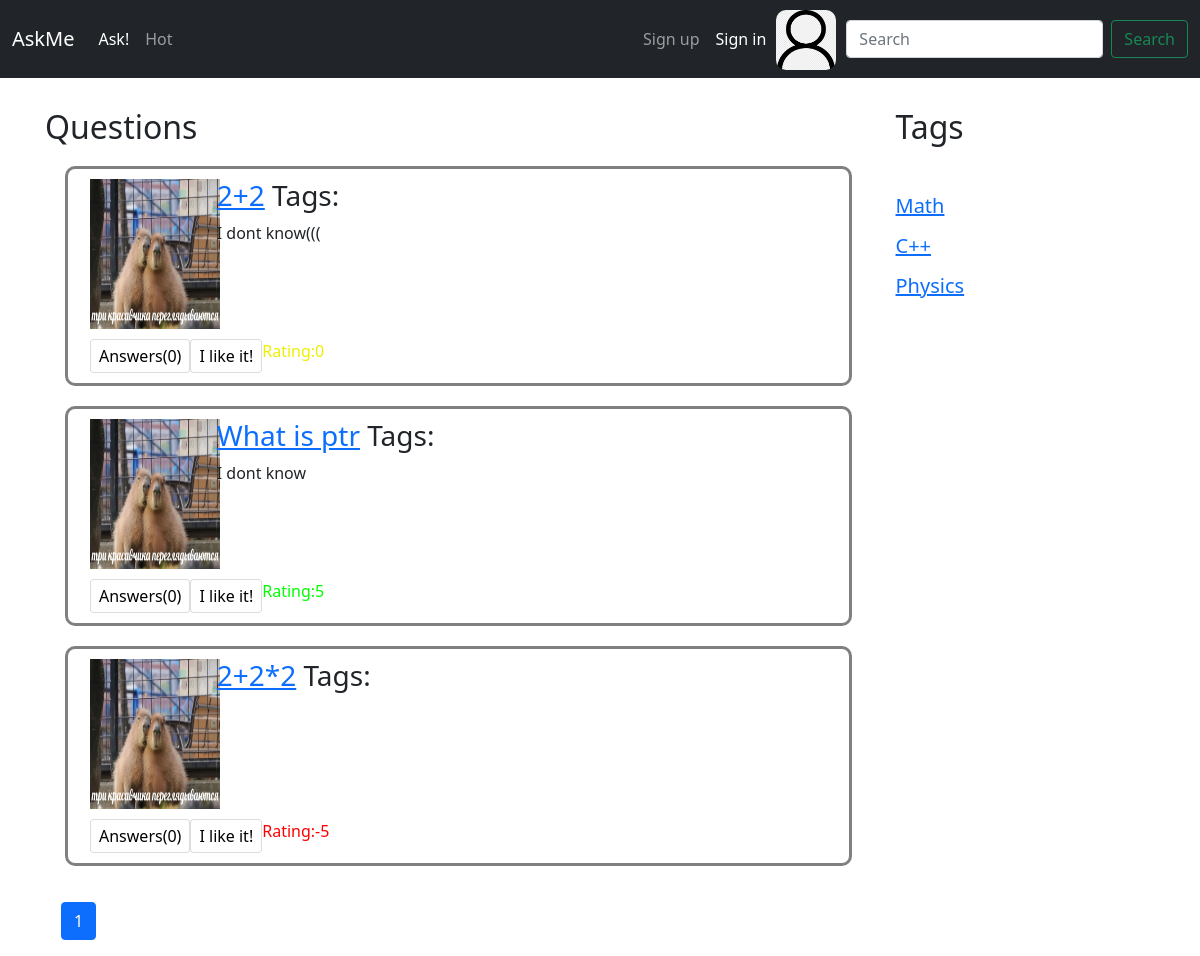
Before: / with the older database file.
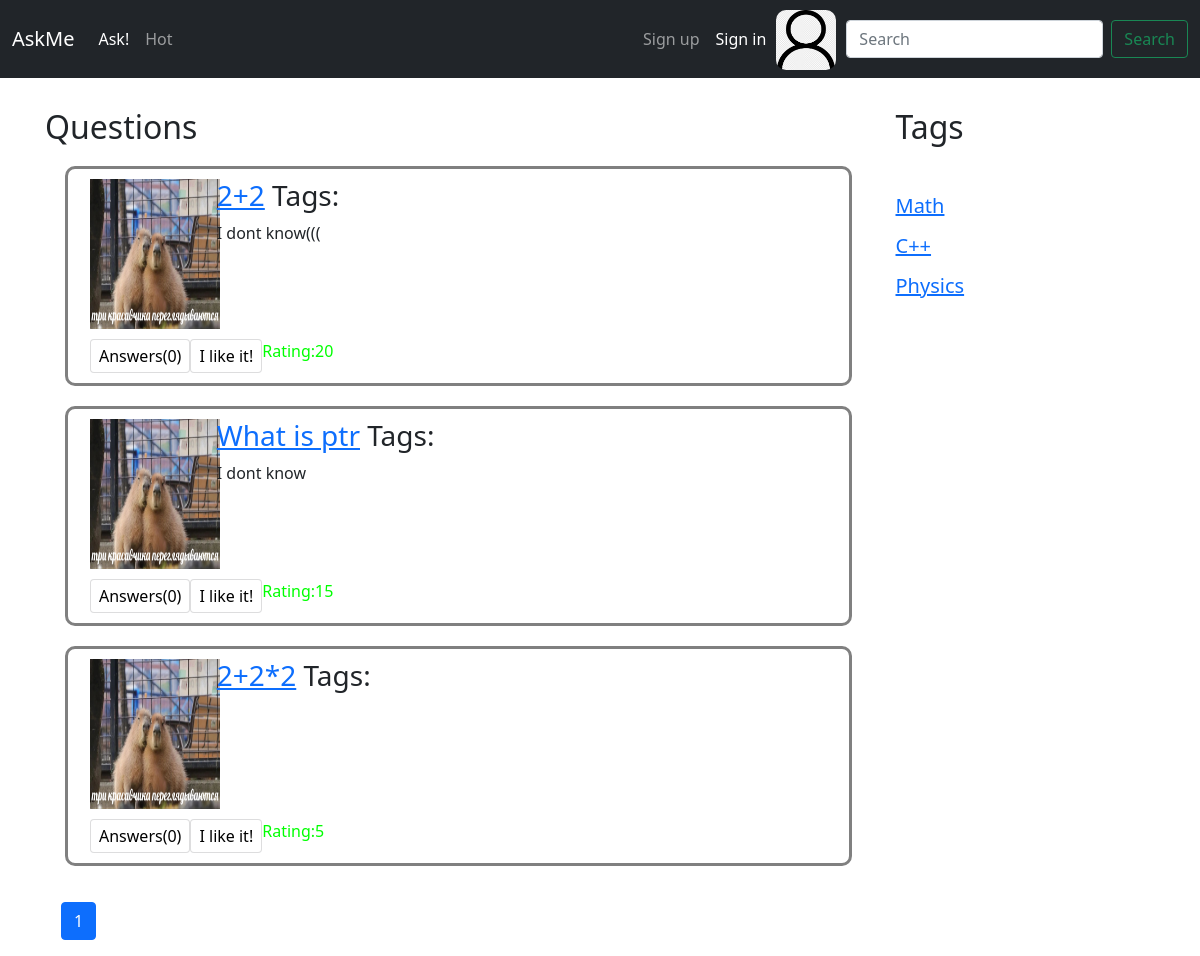
After: the same page with the newer database file.
### app/models.py (models this page shows, shortened)
class Question(models.Model):
    objects = QuestionManager()
    author = models.ForeignKey(User, on_delete=models.CASCADE, null=True)
    tags = models.ManyToManyField(Tag)
    create_date = models.DateTimeField(blank=True, auto_now=True)
    title = models.CharField(max_length=256)
    text = models.CharField(max_length=1000, blank=True)
    likes = models.IntegerField(default=0)

class Tag(models.Model):
    objects = TagManager()
    title = models.CharField(max_length=50, verbose_name="Tag")

### app/views.py (the view)
# urls.py: path('', views.index, name = "index"),
def index(request):
    content = pagination(Question.objects.all().values(), request)
    tags = Tag.objects.all().values()
    return render(request, "index.html", {"questions": content, "tags": tags})

### app/views.py (called while the page is built)
def pagination(list_obj, request):
    paginator = Paginator(list_obj, PAGINATION_SIZE)
    page = request.GET.get('page')
    content = paginator.get_page(page)
    return content

### templates/index.html
{% extends "inc/base.html" %}
{% load static %}
{% block content %}
    <h2 class="mt-5">Questions</h2>
    {% for question in questions %}
        {% include 'inc/question.html' %}
    {% endfor %}
    {% include "inc/question_paginator.html" %}
{% endblock %}

### templates/inc/base.html (shortened to what this page needs)
{% load static %}
<!doctype html>
<html lang="en" class="h-100">
<head>
    <link rel="stylesheet" href="{% static 'css/bootstrap.min.css' %}">
    <link rel="stylesheet" href="{% static 'css/main.css' %}">
</head>
<body class="d-flex flex-column h-100">
<header>
    <nav class="navbar navbar-expand-md navbar-dark fixed-top bg-dark">
        <div class="container-fluid">
            <a class="navbar-brand" href="{% url 'index' %}">AskMe</a>
            <div class="collapse navbar-collapse" id="navbarCollapse">
                <ul class="navbar-nav me-auto mb-2 mb-md-0">
                    <li class="nav-item">
                        <a class="nav-link active" aria-current="page" href="{% url 'ask' %}">Ask!</a>
                    </li>
                    <li class="nav-item">
                        <a class="nav-link" href="{% url 'hot' %}">Hot</a>
                    </li>
                    <li class="nav-item">
                        <a class="nav-link disabled"></a>
                    </li>
                </ul>
                <div>
                    <ul class="navbar-nav me-auto mb-2 mb-md-0">
                        <li class="nav-item">
                            <a class="nav-link" href="{% url 'reg' %}">Sign up</a>
                        </li>
                        <li class="nav-item">
                            <a class="nav-link active" aria-current="page" href="{% url 'auth' %}">Sign in</a>
                        </li>
                    </ul>
                </div>
                <div>
                    <a href="{% url 'setting' %}"><img class="avatar-navbar" src="{% static 'img/icon.png' %}"
                                                       alt=""></a>
                </div>
                <form class="d-flex">
                    <input class="form-control me-2" type="search" placeholder="Search" aria-label="Search">
                    <button class="btn btn-outline-success" type="submit">Search</button>
                </form>
            </div>
        </div>
    </nav>
</header>
<main class="flex-shrink-0">
    <div class="container">
        <div class="row">
            <div class="col-9">
                {% block content %}
                {% endblock content %}
            </div>
            <div class="col-3">
                <h2 class="mt-5">Tags</h2>
                {% block tags %}
                <div class="mt-5">
                    {% for tag in tags %}
                        {% include "inc/tags.html" %}
                    {% endfor %}
                </div>
                {% endblock %}
            </div>
        </div>
    </div>
</main>
</body>
</html>

### templates/inc/question.html (shortened to what this page needs)
{% load static %}
<div class="row question">
    <div class="col-2">
        <img class="avatar-question" src="{% static 'img/Capibers.jpg' %}" alt="">
    </div>
    <div class="col-10">
        <h3><a href="{% url 'question' question.id %}">{{ question.title }}</a> Tags:
        </h3>
        <p>{{ question.text }}</p>
    </div>
    <div class="col-md-6 d-flex justify-content-left" style="padding-top: 10px">
        <div>
            <button style="background-color: #fff; padding: 4px 8px; border-radius: 4px; border: 1px solid rgba(27, 31, 35, 0.15);">
                Answers({{ answers|length }})
            </button>
        </div>
        <div>
            <button style="background-color: #fff; padding: 4px 8px; border-radius: 4px; border: 1px solid rgba(27, 31, 35, 0.15);">
                I like it!
            </button>
        </div>
        <div>
            {% if question.likes > 0 %}
                <div style="color: #00ff00">Rating:{{ question.likes }}</div>
            {% elif question.likes == 0 %}
                <div style="color: #eeee00">Rating:{{ question.likes }}</div>
            {% else %}
                <div style="color: #ff0000">Rating:{{ question.likes }}</div>
            {% endif %}
        </div>
    </div>
</div>

### templates/inc/question_paginator.html (shortened to what this page needs)
<div class="row">
  <div class="col-3">
      <span class="step-links">
        <ul class="pagination" style="margin: 14px">
          <li class="btn btn-primary paginator_button"><a href="?page={{ questions.page_number }}" style="color: #FFFFFF">{{ questions.number }}</a></li>
        </ul>
      </span>
  </div>
</div>

### templates/inc/tags.html
{% load static %}
<div class="col-3">
    <div class="mt-3">
        <h5><a href="{% url 'question_tag' tag.title %}">{{ tag.title }}</a></h5>
    </div>
</div>

### static/css/main.css (style rules this page uses)
main > .container { padding: 60px 15px 0; }
.question { border: 3px solid gray; border-radius: 10px; margin: 20px; padding: 10px; }
.avatar-question { width: 150px; height: 150px; padding: 0px 20px 0px 0px; }
.avatar-navbar { width: 60px; height: 60px; border: 0px; border-radius: 10px; margin: 2px 10px 0px 2px; }
.paginator_button { margin: 2px; }
.paginator_button A { color: #FFFFFF; text-decoration: none; }

Changed rows visible on the page:
changed Question "I dont know(((": likes "0" → "20"
changed Question "What is ptr": likes "5" → "15"
changed Question (number 3 of 3 on the later page): likes "-5" → "5"
